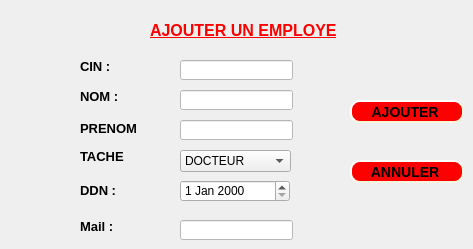
      <widget class="QWidget" name="AFFICHE">
       <attribute name="title">
        <string>AJOUTER </string>
       </attribute>
       <widget class="QLabel" name="label">
        <property name="geometry">
         <rect>
          <x>150</x>
          <y>20</y>
          <width>251</width>
          <height>21</height>
         </rect>
        </property>
        <property name="font">
         <font>
          <pointsize>12</pointsize>
          <weight>75</weight>
          <bold>true</bold>
          <underline>true</underline>
         </font>
        </property>
        <property name="styleSheet">
         <string notr="true">color: rgb(85, 170, 255);
color: rgb(255, 0, 0);</string>
        </property>
        <property name="text">
         <string>AJOUTER UN EMPLOYE</string>
        </property>
       </widget>
       <widget class="QLabel" name="label_2">
        <property name="geometry">
         <rect>
          <x>80</x>
          <y>60</y>
          <width>47</width>
          <height>13</height>
         </rect>
        </property>
        <property name="font">
         <font>
          <pointsize>10</pointsize>
          <weight>75</weight>
          <bold>true</bold>
         </font>
        </property>
        <property name="text">
         <string>CIN : </string>
        </property>
       </widget>
       <widget class="QLabel" name="label_3">
        <property name="geometry">
         <rect>
          <x>80</x>
          <y>90</y>
          <width>47</width>
          <height>13</height>
         </rect>
        </property>
        <property name="font">
         <font>
          <pointsize>10</pointsize>
          <weight>75</weight>
          <bold>true</bold>
         </font>
        </property>
        <property name="text">
         <string>NOM : </string>
        </property>
       </widget>
       <widget class="QLabel" name="label_4">
        <property name="geometry">
         <rect>
          <x>80</x>
          <y>120</y>
          <width>61</width>
          <height>16</height>
         </rect>
        </property>
        <property name="font">
         <font>
          <pointsize>10</pointsize>
          <weight>75</weight>
          <bold>true</bold>
         </font>
        </property>
        <property name="text">
         <string>PRENOM : </string>
        </property>
       </widget>
       <widget class="QLabel" name="label_5">
        <property name="geometry">
         <rect>
          <x>80</x>
          <y>150</y>
          <width>47</width>
          <height>13</height>
         </rect>
        </property>
        <property name="font">
         <font>
          <pointsize>10</pointsize>
          <weight>75</weight>
          <bold>true</bold>
         </font>
        </property>
        <property name="text">
         <string>TACHE : </string>
        </property>
       </widget>
       <widget class="QLineEdit" name="lineEditCin">
        <property name="geometry">
         <rect>
          <x>180</x>
          <y>60</y>
          <width>113</width>
          <height>20</height>
         </rect>
        </property>
        <property name="styleSheet">
         <string notr="true">background-color: rgb(255, 255, 255);</string>
        </property>
       </widget>
       <widget class="QLineEdit" name="lineEditNom">
        <property name="geometry">
         <rect>
          <x>180</x>
          <y>90</y>
          <width>113</width>
          <height>20</height>
         </rect>
        </property>
        <property name="styleSheet">
         <string notr="true">background-color: rgb(255, 255, 255);</string>
        </property>
       </widget>
       <widget class="QLineEdit" name="lineEditPrenom">
        <property name="geometry">
         <rect>
          <x>180</x>
          <y>120</y>
          <width>113</width>
          <height>20</height>
         </rect>
        </property>
        <property name="styleSheet">
         <string notr="true">background-color: rgb(255, 255, 255);</string>
        </property>
       </widget>
       <widget class="QPushButton" name="pushButton_ajouter">
        <property name="geometry">
         <rect>
          <x>350</x>
          <y>100</y>
          <width>114</width>
          <height>23</height>
         </rect>
        </property>
        <property name="styleSheet">
         <string notr="true">background-color: red;
    border-style: outset;
    border-width: 2px;
    border-radius: 10px;
    border-color: beige;
    font: bold 14px;
    min-width: 6em;
    padding: 4;</string>
        </property>
        <property name="text">
         <string>AJOUTER </string>
        </property>
       </widget>
       <widget class="QPushButton" name="pushButton_2">
        <property name="geometry">
         <rect>
          <x>350</x>
          <y>160</y>
          <width>114</width>
          <height>23</height>
         </rect>
        </property>
        <property name="styleSheet">
         <string notr="true">background-color: red;
    border-style: outset;
    border-width: 2px;
    border-radius: 10px;
    border-color: beige;
    font: bold 14px;
    min-width: 6em;
    padding: 4;</string>
        </property>
        <property name="text">
         <string>ANNULER </string>
        </property>
       </widget>
       <widget class="QLabel" name="label_18">
        <property name="geometry">
         <rect>
          <x>80</x>
          <y>180</y>
          <width>51</width>
          <height>20</height>
         </rect>
        </property>
        <property name="font">
         <font>
          <pointsize>10</pointsize>
          <weight>75</weight>
          <bold>true</bold>
         </font>
        </property>
        <property name="text">
         <string>DDN : </string>
        </property>
       </widget>
       <widget class="QLabel" name="label_6">
        <property name="geometry">
         <rect>
          <x>80</x>
          <y>220</y>
          <width>47</width>
          <height>13</height>
         </rect>
        </property>
        <property name="font">
         <font>
          <pointsize>10</pointsize>
          <weight>75</weight>
          <bold>true</bold>
         </font>
        </property>
        <property name="text">
         <string>Mail : </string>
        </property>
       </widget>
       <widget class="QLineEdit" name="lineEditMail">
        <property name="geometry">
         <rect>
          <x>180</x>
          <y>220</y>
          <width>113</width>
          <height>20</height>
         </rect>
        </property>
        <property name="styleSheet">
         <string notr="true">background-color: rgb(255, 255, 255);</string>
        </property>
       </widget>
       <widget class="QDateEdit" name="dateEdit">
        <property name="geometry">
         <rect>
          <x>180</x>
          <y>180</y>
          <width>110</width>
          <height>22</height>
         </rect>
        </property>
       </widget>
       <widget class="QComboBox" name="comboBox_Tache">
        <property name="geometry">
         <rect>
          <x>180</x>
          <y>150</y>
          <width>111</width>
          <height>22</height>
         </rect>
        </property>
        <item>
         <property name="text">
          <string>DOCTEUR</string>
         </property>
        </item>
        <item>
         <property name="text">
          <string>INFERMIERE</string>
         </property>
        </item>
        <item>
         <property name="text">
          <string>CHEF</string>
         </property>
        </item>
        <item>
         <property name="text">
          <string/>
         </property>
        </item>
       </widget>
      </widget>
